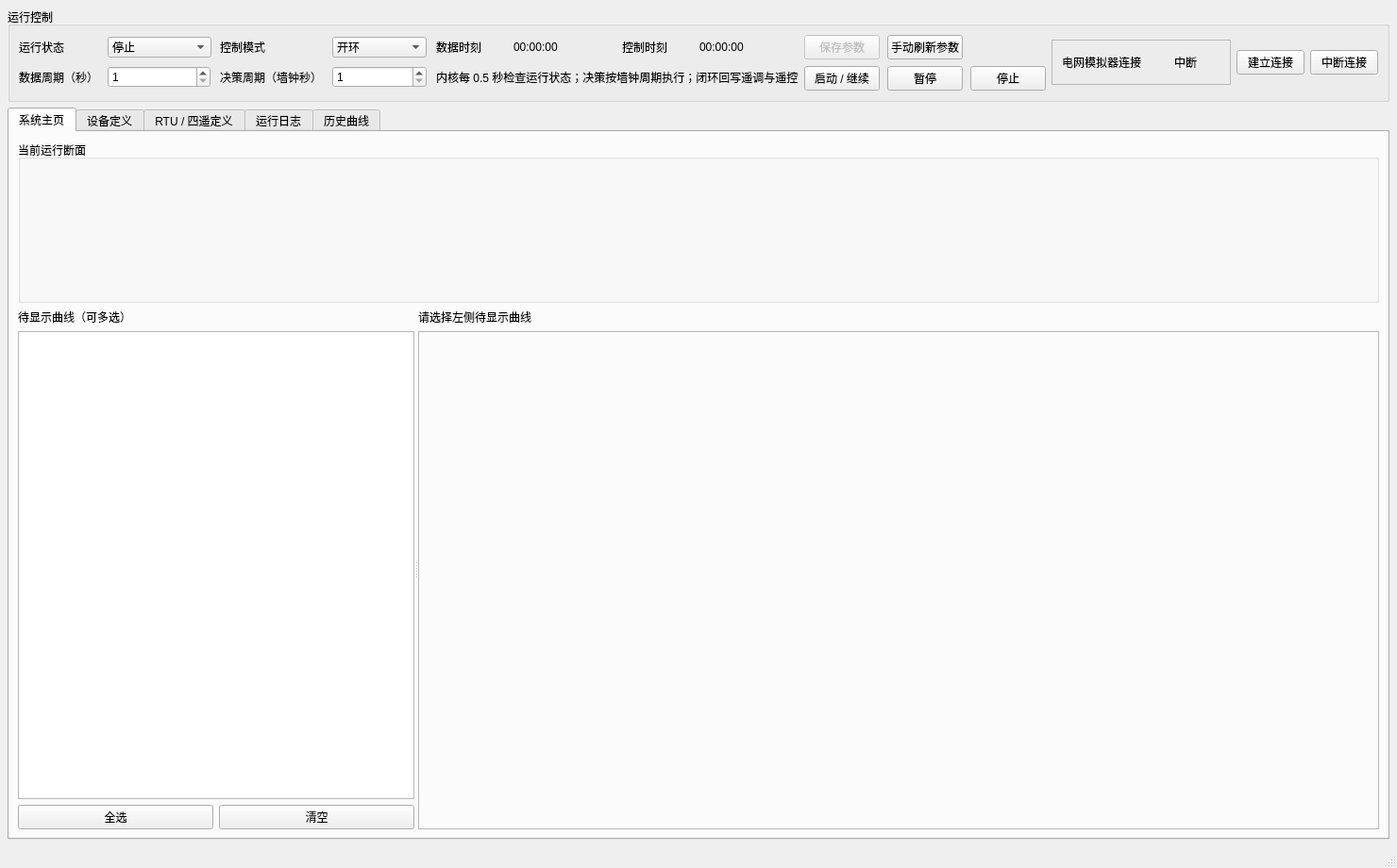
<?xml version="1.0" encoding="UTF-8"?>
<ui version="4.0">
 <class>OperatorMainWindow</class>
 <widget class="QMainWindow" name="OperatorMainWindow">
  <property name="geometry">
   <rect><x>0</x><y>0</y><width>1480</width><height>920</height></rect>
  </property>
  <property name="minimumSize"><size><width>1050</width><height>680</height></size></property>
  <property name="windowTitle"><string>电力系统操作员人机界面</string></property>
  <widget class="QWidget" name="centralwidget">
   <layout class="QVBoxLayout" name="rootLayout" stretch="0,1">
    <property name="spacing"><number>6</number></property>
    <property name="leftMargin"><number>8</number></property>
    <property name="topMargin"><number>8</number></property>
    <property name="rightMargin"><number>8</number></property>
    <property name="bottomMargin"><number>8</number></property>
    <item>
     <widget class="QGroupBox" name="controlGroup">
      <property name="sizePolicy"><sizepolicy hsizetype="Expanding" vsizetype="Maximum"><horstretch>0</horstretch><verstretch>0</verstretch></sizepolicy></property>
      <property name="title"><string>运行控制</string></property>
      <layout class="QHBoxLayout" name="controlLayout">
       <item>
        <layout class="QGridLayout" name="controlGrid">
         <property name="horizontalSpacing"><number>10</number></property><property name="verticalSpacing"><number>7</number></property>
         <item row="0" column="0"><widget class="QLabel" name="labelOperStatus"><property name="text"><string>运行状态</string></property></widget></item>
         <item row="0" column="1">
          <widget class="QComboBox" name="operStatusCombo">
           <property name="minimumSize"><size><width>110</width><height>0</height></size></property>
           <item><property name="text"><string>停止</string></property></item><item><property name="text"><string>运行</string></property></item><item><property name="text"><string>暂停</string></property></item>
          </widget>
         </item>
         <item row="0" column="2"><widget class="QLabel" name="labelControlMode"><property name="text"><string>控制模式</string></property></widget></item>
         <item row="0" column="3">
          <widget class="QComboBox" name="controlModeCombo">
           <property name="minimumSize"><size><width>100</width><height>0</height></size></property>
           <item><property name="text"><string>开环</string></property></item><item><property name="text"><string>闭环</string></property></item>
          </widget>
         </item>
         <item row="0" column="4"><widget class="QLabel" name="labelDataTime"><property name="text"><string>数据时刻</string></property></widget></item>
         <item row="0" column="5"><widget class="QLabel" name="dataTimeValue"><property name="minimumSize"><size><width>105</width><height>0</height></size></property><property name="text"><string>00:00:00</string></property></widget></item>
         <item row="0" column="6"><widget class="QLabel" name="labelOperTime"><property name="text"><string>控制时刻</string></property></widget></item>
         <item row="0" column="7"><widget class="QLabel" name="operTimeValue"><property name="minimumSize"><size><width>105</width><height>0</height></size></property><property name="text"><string>00:00:00</string></property></widget></item>
         <item row="1" column="0"><widget class="QLabel" name="labelDataPeriod"><property name="text"><string>数据周期（秒）</string></property></widget></item>
         <item row="1" column="1"><widget class="QSpinBox" name="dataPeriodSpin"><property name="minimum"><number>1</number></property><property name="maximum"><number>86400</number></property><property name="value"><number>1</number></property></widget></item>
          <item row="1" column="2"><widget class="QLabel" name="labelOperPeriod"><property name="minimumSize"><size><width>118</width><height>0</height></size></property><property name="text"><string>决策周期（墙钟秒）</string></property></widget></item>
         <item row="1" column="3"><widget class="QSpinBox" name="operPeriodSpin"><property name="minimum"><number>1</number></property><property name="maximum"><number>86400</number></property><property name="value"><number>1</number></property></widget></item>
         <item row="1" column="4" colspan="4"><widget class="QLabel" name="controlHintLabel"><property name="text"><string>内核每 0.5 秒检查运行状态；决策按墙钟周期执行；闭环回写遥调与遥控</string></property></widget></item>
       </layout>
      </item>
        <item><spacer name="controlSpacerLeft"><property name="orientation"><enum>Qt::Orientation::Horizontal</enum></property><property name="sizeHint" stdset="0"><size><width>8</width><height>20</height></size></property></spacer></item>
       <item>
        <layout class="QGridLayout" name="controlButtonLayout">
         <property name="horizontalSpacing"><number>8</number></property><property name="verticalSpacing"><number>7</number></property>
          <item row="0" column="0"><widget class="QPushButton" name="saveControlButton"><property name="enabled"><bool>false</bool></property><property name="text"><string>保存参数</string></property></widget></item>
          <item row="0" column="1"><widget class="QPushButton" name="refreshControlButton"><property name="text"><string>手动刷新参数</string></property></widget></item>
          <item row="1" column="0"><widget class="QPushButton" name="startButton"><property name="text"><string>启动 / 继续</string></property></widget></item>
          <item row="1" column="1"><widget class="QPushButton" name="pauseButton"><property name="text"><string>暂停</string></property></widget></item>
          <item row="1" column="2"><widget class="QPushButton" name="stopButton"><property name="text"><string>停止</string></property></widget></item>
        </layout>
       </item>
        <item><spacer name="controlSpacerRight"><property name="orientation"><enum>Qt::Orientation::Horizontal</enum></property><property name="sizeHint" stdset="0"><size><width>8</width><height>20</height></size></property></spacer></item>
       <item>
        <widget class="QFrame" name="simulatorConnectionFrame">
         <property name="sizePolicy"><sizepolicy hsizetype="Preferred" vsizetype="Fixed"><horstretch>0</horstretch><verstretch>0</verstretch></sizepolicy></property>
          <property name="minimumSize"><size><width>190</width><height>44</height></size></property>
          <property name="maximumSize"><size><width>240</width><height>48</height></size></property>
         <property name="frameShape"><enum>QFrame::Shape::StyledPanel</enum></property>
         <layout class="QHBoxLayout" name="simulatorConnectionLayout">
          <property name="leftMargin"><number>10</number></property><property name="topMargin"><number>6</number></property><property name="rightMargin"><number>10</number></property><property name="bottomMargin"><number>6</number></property><property name="spacing"><number>10</number></property>
          <item><widget class="QLabel" name="simulatorConnectionCaptionLabel"><property name="text"><string>电网模拟器连接</string></property></widget></item>
          <item><widget class="QLabel" name="simulatorConnectionStatusValue"><property name="minimumSize"><size><width>68</width><height>26</height></size></property><property name="alignment"><set>Qt::AlignmentFlag::AlignCenter</set></property><property name="text"><string>中断</string></property></widget></item>
         </layout>
        </widget>
       </item>
       <item>
        <layout class="QHBoxLayout" name="simulatorConnectionButtonLayout">
         <property name="spacing"><number>6</number></property>
          <item><widget class="QPushButton" name="connectSimulatorButton"><property name="minimumSize"><size><width>72</width><height>0</height></size></property><property name="text"><string>建立连接</string></property></widget></item>
          <item><widget class="QPushButton" name="disconnectSimulatorButton"><property name="minimumSize"><size><width>72</width><height>0</height></size></property><property name="text"><string>中断连接</string></property></widget></item>
        </layout>
       </item>
      </layout>
     </widget>
    </item>
    <item>
     <widget class="QTabWidget" name="mainTabs">
      <property name="currentIndex"><number>0</number></property>
      <widget class="QWidget" name="homePage">
       <attribute name="title"><string>系统主页</string></attribute>
       <layout class="QVBoxLayout" name="homeLayout" stretch="0,1">
        <item>
          <widget class="QGroupBox" name="currentValuesGroup">
           <property name="sizePolicy"><sizepolicy hsizetype="Expanding" vsizetype="Fixed"><horstretch>0</horstretch><verstretch>0</verstretch></sizepolicy></property>
           <property name="minimumSize"><size><width>0</width><height>172</height></size></property><property name="maximumSize"><size><width>16777215</width><height>192</height></size></property>
           <property name="title"><string>当前运行断面</string></property>
           <layout class="QGridLayout" name="currentValuesGrid">
            <property name="horizontalSpacing"><number>8</number></property>
            <property name="verticalSpacing"><number>7</number></property>
            <property name="leftMargin"><number>8</number></property>
            <property name="topMargin"><number>10</number></property>
            <property name="rightMargin"><number>8</number></property>
            <property name="bottomMargin"><number>8</number></property>
           </layout>
         </widget>
        </item>
        <item>
         <widget class="QSplitter" name="homeCurveSplitter">
          <property name="orientation"><enum>Qt::Orientation::Horizontal</enum></property><property name="childrenCollapsible"><bool>false</bool></property>
           <widget class="QWidget" name="homeCurveListPanel">
            <property name="minimumSize"><size><width>300</width><height>0</height></size></property><property name="maximumSize"><size><width>420</width><height>16777215</height></size></property>
            <layout class="QVBoxLayout" name="homeCurveListLayout">
             <item><widget class="QLabel" name="homeCurveListTitleLabel"><property name="text"><string>待显示曲线（可多选）</string></property></widget></item>
             <item><widget class="QTreeWidget" name="homeCurveTree"><property name="alternatingRowColors"><bool>true</bool></property><property name="headerHidden"><bool>true</bool></property><property name="rootIsDecorated"><bool>true</bool></property><property name="uniformRowHeights"><bool>true</bool></property><column><property name="text"><string>曲线</string></property></column></widget></item>
            <item><layout class="QHBoxLayout" name="homeCurveListButtonLayout"><item><widget class="QPushButton" name="homeCurveSelectAllButton"><property name="text"><string>全选</string></property></widget></item><item><widget class="QPushButton" name="homeCurveClearButton"><property name="text"><string>清空</string></property></widget></item></layout></item>
           </layout>
          </widget>
          <widget class="QWidget" name="homeCurvePlotPanel">
           <layout class="QVBoxLayout" name="homeCurvePlotPanelLayout" stretch="0,1">
            <item><widget class="QLabel" name="homeCurveStatusLabel"><property name="text"><string>请选择左侧待显示曲线</string></property></widget></item>
            <item><widget class="QFrame" name="homePlotFrame"><property name="minimumSize"><size><width>0</width><height>320</height></size></property><property name="frameShape"><enum>QFrame::Shape::StyledPanel</enum></property></widget></item>
           </layout>
          </widget>
         </widget>
        </item>
       </layout>
      </widget>
      <widget class="QWidget" name="devicePage">
       <attribute name="title"><string>设备定义</string></attribute>
       <layout class="QVBoxLayout" name="deviceLayout">
        <item>
         <widget class="QFrame" name="deviceEditFrame">
          <property name="frameShape"><enum>QFrame::Shape::StyledPanel</enum></property>
          <layout class="QHBoxLayout" name="deviceEditLayout">
           <property name="leftMargin"><number>10</number></property>
           <property name="topMargin"><number>6</number></property>
           <property name="rightMargin"><number>10</number></property>
           <property name="bottomMargin"><number>6</number></property>
           <item>
            <widget class="QLabel" name="deviceEditHintLabel">
             <property name="sizePolicy"><sizepolicy hsizetype="Expanding" vsizetype="Preferred"><horstretch>1</horstretch><verstretch>0</verstretch></sizepolicy></property>
             <property name="text"><string>双击浅黄色单元格修改设备静态参数；灰色实时字段只读。设备名称改动后，请同步维护系统预定义四遥点名。</string></property>
             <property name="wordWrap"><bool>true</bool></property>
            </widget>
           </item>
            <item>
             <widget class="QPushButton" name="refreshDevicesButton">
              <property name="minimumSize"><size><width>128</width><height>0</height></size></property>
              <property name="text"><string>手动刷新参数</string></property>
             </widget>
            </item>
            <item>
             <widget class="QPushButton" name="saveDevicesButton">
             <property name="minimumSize"><size><width>128</width><height>0</height></size></property>
             <property name="enabled"><bool>false</bool></property>
             <property name="text"><string>保存设备修改</string></property>
            </widget>
           </item>
          </layout>
         </widget>
        </item>
        <item>
         <widget class="QTabWidget" name="deviceTabs">
          <widget class="QWidget" name="diesalPage"><attribute name="title"><string>柴油发电机</string></attribute><layout class="QVBoxLayout" name="diesalLayout"><item><widget class="QTableWidget" name="diesalTable"><property name="alternatingRowColors"><bool>true</bool></property></widget></item></layout></widget>
          <widget class="QWidget" name="windPage"><attribute name="title"><string>风力发电机</string></attribute><layout class="QVBoxLayout" name="windLayout"><item><widget class="QTableWidget" name="windTable"><property name="alternatingRowColors"><bool>true</bool></property></widget></item></layout></widget>
          <widget class="QWidget" name="solarPage"><attribute name="title"><string>光伏发电机</string></attribute><layout class="QVBoxLayout" name="solarLayout"><item><widget class="QTableWidget" name="solarTable"><property name="alternatingRowColors"><bool>true</bool></property></widget></item></layout></widget>
          <widget class="QWidget" name="estorePage"><attribute name="title"><string>储能</string></attribute><layout class="QVBoxLayout" name="estoreLayout"><item><widget class="QTableWidget" name="estoreTable"><property name="alternatingRowColors"><bool>true</bool></property></widget></item></layout></widget>
          <widget class="QWidget" name="loadPage"><attribute name="title"><string>负荷</string></attribute><layout class="QVBoxLayout" name="loadLayout"><item><widget class="QTableWidget" name="loadTable"><property name="alternatingRowColors"><bool>true</bool></property></widget></item></layout></widget>
         </widget>
        </item>
       </layout>
      </widget>
      <widget class="QWidget" name="scadaPage">
       <attribute name="title"><string>RTU / 四遥定义</string></attribute>
       <layout class="QVBoxLayout" name="scadaLayout">
        <item>
         <widget class="QGroupBox" name="ioConnectionGroup">
          <property name="sizePolicy"><sizepolicy hsizetype="Expanding" vsizetype="Maximum"><horstretch>0</horstretch><verstretch>0</verstretch></sizepolicy></property>
          <property name="title"><string>operator_io 连接状态</string></property>
          <layout class="QHBoxLayout" name="ioConnectionLayout">
           <item><widget class="QLabel" name="ioConnectionCaptionLabel"><property name="text"><string>当前状态</string></property></widget></item>
           <item><widget class="QLabel" name="ioConnectionStatusValue"><property name="minimumSize"><size><width>100</width><height>0</height></size></property><property name="alignment"><set>Qt::AlignmentFlag::AlignCenter</set></property><property name="text"><string>连接中断</string></property></widget></item>
           <item><widget class="QLabel" name="ioConnectionDetailLabel"><property name="text"><string>尚无 RTU 连接记录</string></property></widget></item>
           <item><spacer name="ioConnectionSpacer"><property name="orientation"><enum>Qt::Orientation::Horizontal</enum></property><property name="sizeHint" stdset="0"><size><width>40</width><height>20</height></size></property></spacer></item>
          </layout>
         </widget>
        </item>
        <item>
         <widget class="QTabWidget" name="scadaTabs">
          <widget class="QWidget" name="rtuPage"><attribute name="title"><string>RTU</string></attribute><layout class="QVBoxLayout" name="rtuLayout"><item><widget class="QTableWidget" name="rtuTable"><property name="alternatingRowColors"><bool>true</bool></property></widget></item></layout></widget>
          <widget class="QWidget" name="ycPage"><attribute name="title"><string>遥测 YC</string></attribute><layout class="QVBoxLayout" name="ycLayout"><item><widget class="QTableWidget" name="ycTable"><property name="alternatingRowColors"><bool>true</bool></property></widget></item></layout></widget>
          <widget class="QWidget" name="yxPage"><attribute name="title"><string>遥信 YX</string></attribute><layout class="QVBoxLayout" name="yxLayout"><item><widget class="QTableWidget" name="yxTable"><property name="alternatingRowColors"><bool>true</bool></property></widget></item></layout></widget>
          <widget class="QWidget" name="ytPage"><attribute name="title"><string>遥调 YT</string></attribute><layout class="QVBoxLayout" name="ytLayout"><item><widget class="QTableWidget" name="ytTable"><property name="alternatingRowColors"><bool>true</bool></property></widget></item></layout></widget>
          <widget class="QWidget" name="ykPage"><attribute name="title"><string>遥控 YK</string></attribute><layout class="QVBoxLayout" name="ykLayout"><item><widget class="QTableWidget" name="ykTable"><property name="alternatingRowColors"><bool>true</bool></property></widget></item></layout></widget>
         </widget>
        </item>
         <item>
          <layout class="QHBoxLayout" name="scadaParameterButtonLayout">
           <item><spacer name="scadaParameterButtonSpacer"><property name="orientation"><enum>Qt::Orientation::Horizontal</enum></property><property name="sizeHint" stdset="0"><size><width>40</width><height>20</height></size></property></spacer></item>
           <item><widget class="QPushButton" name="refreshScadaButton"><property name="minimumSize"><size><width>128</width><height>0</height></size></property><property name="text"><string>手动刷新参数</string></property></widget></item>
           <item><widget class="QPushButton" name="saveScadaButton"><property name="enabled"><bool>false</bool></property><property name="minimumSize"><size><width>160</width><height>0</height></size></property><property name="text"><string>保存 RTU / 四遥修改</string></property></widget></item>
          </layout>
         </item>
       </layout>
      </widget>
      <widget class="QWidget" name="logPage">
       <attribute name="title"><string>运行日志</string></attribute>
       <layout class="QVBoxLayout" name="logLayout">
        <item>
         <layout class="QHBoxLayout" name="logFilterLayout">
          <property name="spacing"><number>8</number></property>
          <item><widget class="QLabel" name="logTypeLabel"><property name="text"><string>日志类型</string></property></widget></item>
          <item>
           <widget class="QComboBox" name="logTypeCombo">
            <property name="maximumSize"><size><width>120</width><height>16777215</height></size></property>
            <item><property name="text"><string>全部</string></property></item>
            <item><property name="text"><string>信息</string></property></item>
            <item><property name="text"><string>警告</string></property></item>
            <item><property name="text"><string>错误</string></property></item>
            <item><property name="text"><string>控制决策</string></property></item>
           </widget>
          </item>
          <item><widget class="QLabel" name="logStartLabel"><property name="text"><string>运行开始时刻</string></property></widget></item>
          <item><widget class="QLineEdit" name="logStartEdit"><property name="maximumSize"><size><width>110</width><height>16777215</height></size></property><property name="placeholderText"><string>HH:mm:ss</string></property></widget></item>
          <item><widget class="QLabel" name="logEndLabel"><property name="text"><string>运行结束时刻</string></property></widget></item>
          <item><widget class="QLineEdit" name="logEndEdit"><property name="maximumSize"><size><width>110</width><height>16777215</height></size></property><property name="placeholderText"><string>HH:mm:ss</string></property></widget></item>
          <item><widget class="QLabel" name="logKeywordLabel"><property name="text"><string>关键词</string></property></widget></item>
          <item><widget class="QLineEdit" name="logKeywordEdit"><property name="placeholderText"><string>决策 ID、设备、点名、步骤或告警</string></property></widget></item>
          <item><widget class="QPushButton" name="logQueryButton"><property name="text"><string>查询</string></property></widget></item>
          <item><widget class="QPushButton" name="logResetButton"><property name="text"><string>重置</string></property></widget></item>
         </layout>
        </item>
        <item>
         <widget class="QSplitter" name="logSplitter">
          <property name="orientation"><enum>Qt::Orientation::Horizontal</enum></property>
          <property name="childrenCollapsible"><bool>false</bool></property>
          <widget class="QWidget" name="logListPanel">
           <property name="minimumSize"><size><width>620</width><height>0</height></size></property>
           <layout class="QVBoxLayout" name="logListLayout">
            <property name="leftMargin"><number>0</number></property><property name="topMargin"><number>0</number></property><property name="rightMargin"><number>0</number></property><property name="bottomMargin"><number>0</number></property>
            <item>
             <widget class="QTableWidget" name="logTable">
              <property name="editTriggers"><set>QAbstractItemView::EditTrigger::NoEditTriggers</set></property>
              <property name="alternatingRowColors"><bool>true</bool></property>
              <property name="selectionBehavior"><enum>QAbstractItemView::SelectionBehavior::SelectRows</enum></property>
              <property name="selectionMode"><enum>QAbstractItemView::SelectionMode::SingleSelection</enum></property>
             </widget>
            </item>
            <item>
             <layout class="QHBoxLayout" name="logPaginationLayout">
              <property name="spacing"><number>8</number></property>
              <item><widget class="QLabel" name="logTotalLabel"><property name="text"><string>共 0 条</string></property></widget></item>
              <item>
               <spacer name="logPaginationSpacer">
                <property name="orientation"><enum>Qt::Orientation::Horizontal</enum></property>
                <property name="sizeHint" stdset="0"><size><width>40</width><height>20</height></size></property>
               </spacer>
              </item>
              <item><widget class="QLabel" name="logPageSizeLabel"><property name="text"><string>每页</string></property></widget></item>
              <item>
               <widget class="QComboBox" name="logPageSizeCombo">
                <property name="maximumSize"><size><width>80</width><height>16777215</height></size></property>
                <property name="currentIndex"><number>1</number></property>
                <item><property name="text"><string>50</string></property></item>
                <item><property name="text"><string>100</string></property></item>
                <item><property name="text"><string>200</string></property></item>
                <item><property name="text"><string>500</string></property></item>
               </widget>
              </item>
              <item><widget class="QLabel" name="logPageSizeUnitLabel"><property name="text"><string>条</string></property></widget></item>
              <item><widget class="QPushButton" name="logPreviousPageButton"><property name="text"><string>上一页</string></property></widget></item>
              <item><widget class="QLabel" name="logPageInfoLabel"><property name="minimumSize"><size><width>90</width><height>0</height></size></property><property name="alignment"><set>Qt::AlignmentFlag::AlignCenter</set></property><property name="text"><string>第 1 / 1 页</string></property></widget></item>
              <item><widget class="QPushButton" name="logNextPageButton"><property name="text"><string>下一页</string></property></widget></item>
             </layout>
            </item>
           </layout>
          </widget>
          <widget class="QWidget" name="logDetailPanel">
           <property name="minimumSize"><size><width>420</width><height>0</height></size></property>
           <layout class="QVBoxLayout" name="logDetailLayout">
            <property name="leftMargin"><number>6</number></property><property name="topMargin"><number>0</number></property><property name="rightMargin"><number>0</number></property><property name="bottomMargin"><number>0</number></property>
            <item><widget class="QLabel" name="logDetailTitleLabel"><property name="text"><string>日志详情</string></property></widget></item>
            <item>
             <widget class="QTabWidget" name="logDetailTabs">
              <widget class="QWidget" name="logFormattedPage">
               <attribute name="title"><string>格式化详情</string></attribute>
               <layout class="QVBoxLayout" name="logFormattedLayout">
                <property name="leftMargin"><number>0</number></property><property name="topMargin"><number>6</number></property><property name="rightMargin"><number>0</number></property><property name="bottomMargin"><number>0</number></property>
                <item>
                 <widget class="QTreeWidget" name="logDetailTree">
                  <property name="alternatingRowColors"><bool>true</bool></property>
                  <property name="uniformRowHeights"><bool>true</bool></property>
                  <column><property name="text"><string>项目</string></property></column>
                  <column><property name="text"><string>值</string></property></column>
                 </widget>
                </item>
               </layout>
              </widget>
              <widget class="QWidget" name="logRawPage">
               <attribute name="title"><string>原始记录</string></attribute>
               <layout class="QVBoxLayout" name="logRawLayout">
                <property name="leftMargin"><number>0</number></property><property name="topMargin"><number>6</number></property><property name="rightMargin"><number>0</number></property><property name="bottomMargin"><number>0</number></property>
                <item><widget class="QPlainTextEdit" name="logRawText"><property name="readOnly"><bool>true</bool></property><property name="lineWrapMode"><enum>QPlainTextEdit::LineWrapMode::NoWrap</enum></property></widget></item>
               </layout>
              </widget>
             </widget>
            </item>
           </layout>
          </widget>
         </widget>
        </item>
       </layout>
      </widget>
      <widget class="QWidget" name="historyPage">
       <attribute name="title"><string>历史曲线</string></attribute>
       <layout class="QVBoxLayout" name="historyLayout">
        <item>
         <widget class="QSplitter" name="historySplitter">
          <property name="orientation"><enum>Qt::Orientation::Horizontal</enum></property><property name="childrenCollapsible"><bool>false</bool></property>
          <widget class="QWidget" name="historyTreePanel">
           <property name="minimumSize"><size><width>260</width><height>0</height></size></property><property name="maximumSize"><size><width>480</width><height>16777215</height></size></property>
           <layout class="QVBoxLayout" name="historyTreePanelLayout">
            <item><widget class="QLabel" name="historyTreeTitleLabel"><property name="text"><string>四遥点选择（可多选）</string></property></widget></item>
            <item><widget class="QTreeWidget" name="historyTree"><property name="alternatingRowColors"><bool>true</bool></property><property name="selectionMode"><enum>QAbstractItemView::SelectionMode::ExtendedSelection</enum></property><property name="headerHidden"><bool>true</bool></property><column><property name="text"><string>四遥点</string></property></column></widget></item>
            <item><layout class="QHBoxLayout" name="historyTreeButtonLayout"><item><widget class="QPushButton" name="historyRefreshTreeButton"><property name="text"><string>刷新点表</string></property></widget></item><item><spacer name="historyTreeButtonSpacer"><property name="orientation"><enum>Qt::Orientation::Horizontal</enum></property><property name="sizeHint" stdset="0"><size><width>40</width><height>20</height></size></property></spacer></item></layout></item>
           </layout>
          </widget>
          <widget class="QWidget" name="historyCurvePanel">
           <layout class="QVBoxLayout" name="historyCurvePanelLayout" stretch="0,0,1">
            <item><layout class="QHBoxLayout" name="historyFilterLayout"><item><widget class="QLabel" name="historyStartLabel"><property name="text"><string>开始时刻</string></property></widget></item><item><widget class="QLineEdit" name="historyStartEdit"><property name="maximumSize"><size><width>120</width><height>16777215</height></size></property><property name="text"><string>00:00:00</string></property></widget></item><item><widget class="QLabel" name="historyEndLabel"><property name="text"><string>结束时刻</string></property></widget></item><item><widget class="QLineEdit" name="historyEndEdit"><property name="maximumSize"><size><width>120</width><height>16777215</height></size></property><property name="placeholderText"><string>留空表示全部</string></property></widget></item><item><widget class="QPushButton" name="historyQueryButton"><property name="text"><string>绘制曲线</string></property></widget></item><item><spacer name="historyFilterSpacer"><property name="orientation"><enum>Qt::Orientation::Horizontal</enum></property><property name="sizeHint" stdset="0"><size><width>40</width><height>20</height></size></property></spacer></item></layout></item>
            <item><widget class="QLabel" name="historyStatusLabel"><property name="text"><string>请在左侧勾选四遥点</string></property></widget></item>
            <item><widget class="QFrame" name="historyPlotFrame"><property name="frameShape"><enum>QFrame::Shape::StyledPanel</enum></property></widget></item>
           </layout>
          </widget>
         </widget>
        </item>
       </layout>
      </widget>
     </widget>
    </item>
   </layout>
  </widget>
  <widget class="QStatusBar" name="statusbar"/>
 </widget>
 <resources/>
 <connections/>
</ui>
